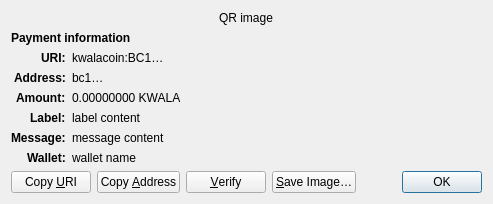
<?xml version="1.0" encoding="UTF-8"?>
<ui version="4.0">
 <class>ReceiveRequestDialog</class>
 <widget class="QDialog" name="ReceiveRequestDialog">
  <property name="geometry">
   <rect>
    <x>0</x>
    <y>0</y>
    <width>413</width>
    <height>229</height>
   </rect>
  </property>
  <property name="windowTitle">
   <string>Request payment to …</string>
  </property>
  <layout class="QGridLayout" name="gridLayout" columnstretch="0,1">
   <property name="sizeConstraint">
    <enum>QLayout::SetFixedSize</enum>
   </property>
   <item row="0" column="0" colspan="2" alignment="Qt::AlignHCenter">
    <widget class="QRImageWidget" name="qr_code">
     <property name="text">
      <string notr="true">QR image</string>
     </property>
     <property name="textInteractionFlags">
      <set>Qt::NoTextInteraction</set>
     </property>
    </widget>
   </item>
   <item row="1" column="0" colspan="2">
    <widget class="QLabel" name="payment_header">
     <property name="font">
      <font>
       <weight>75</weight>
       <bold>true</bold>
      </font>
     </property>
     <property name="text">
      <string>Payment information</string>
     </property>
     <property name="textInteractionFlags">
      <set>Qt::NoTextInteraction</set>
     </property>
    </widget>
   </item>
   <item row="2" column="0" alignment="Qt::AlignRight|Qt::AlignTop">
    <widget class="QLabel" name="uri_tag">
     <property name="font">
      <font>
       <weight>75</weight>
       <bold>true</bold>
      </font>
     </property>
     <property name="text">
      <string notr="true">URI:</string>
     </property>
     <property name="textFormat">
      <enum>Qt::PlainText</enum>
     </property>
     <property name="textInteractionFlags">
      <set>Qt::NoTextInteraction</set>
     </property>
    </widget>
   </item>
   <item row="2" column="1" alignment="Qt::AlignTop">
    <widget class="QLabel" name="uri_content">
     <property name="text">
      <string notr="true">kwalacoin:BC1…</string>
     </property>
     <property name="textFormat">
      <enum>Qt::RichText</enum>
     </property>
     <property name="wordWrap">
      <bool>true</bool>
     </property>
     <property name="textInteractionFlags">
      <set>Qt::TextSelectableByMouse</set>
     </property>
    </widget>
   </item>
   <item row="3" column="0" alignment="Qt::AlignRight|Qt::AlignTop">
    <widget class="QLabel" name="address_tag">
     <property name="font">
      <font>
       <weight>75</weight>
       <bold>true</bold>
      </font>
     </property>
     <property name="text">
      <string>Address:</string>
     </property>
     <property name="textInteractionFlags">
      <set>Qt::NoTextInteraction</set>
     </property>
    </widget>
   </item>
   <item row="3" column="1" alignment="Qt::AlignTop">
    <widget class="QLabel" name="address_content">
     <property name="text">
      <string notr="true">bc1…</string>
     </property>
     <property name="textFormat">
      <enum>Qt::PlainText</enum>
     </property>
     <property name="textInteractionFlags">
      <set>Qt::TextSelectableByMouse</set>
     </property>
    </widget>
   </item>
   <item row="4" column="0" alignment="Qt::AlignRight|Qt::AlignTop">
    <widget class="QLabel" name="amount_tag">
     <property name="font">
      <font>
       <weight>75</weight>
       <bold>true</bold>
      </font>
     </property>
     <property name="text">
      <string>Amount:</string>
     </property>
     <property name="textInteractionFlags">
      <set>Qt::NoTextInteraction</set>
     </property>
    </widget>
   </item>
   <item row="4" column="1" alignment="Qt::AlignTop">
    <widget class="QLabel" name="amount_content">
     <property name="text">
      <string notr="true">0.00000000 KWALA</string>
     </property>
     <property name="textFormat">
      <enum>Qt::PlainText</enum>
     </property>
     <property name="textInteractionFlags">
      <set>Qt::TextSelectableByMouse</set>
     </property>
    </widget>
   </item>
   <item row="5" column="0" alignment="Qt::AlignRight|Qt::AlignTop">
    <widget class="QLabel" name="label_tag">
     <property name="font">
      <font>
       <weight>75</weight>
       <bold>true</bold>
      </font>
     </property>
     <property name="text">
      <string>Label:</string>
     </property>
     <property name="textInteractionFlags">
      <set>Qt::NoTextInteraction</set>
     </property>
    </widget>
   </item>
   <item row="5" column="1" alignment="Qt::AlignTop">
    <widget class="QLabel" name="label_content">
     <property name="text">
      <string notr="true">label content</string>
     </property>
     <property name="textFormat">
      <enum>Qt::PlainText</enum>
     </property>
     <property name="wordWrap">
      <bool>true</bool>
     </property>
     <property name="textInteractionFlags">
      <set>Qt::TextSelectableByMouse</set>
     </property>
    </widget>
   </item>
   <item row="6" column="0" alignment="Qt::AlignRight|Qt::AlignTop">
    <widget class="QLabel" name="message_tag">
     <property name="font">
      <font>
       <weight>75</weight>
       <bold>true</bold>
      </font>
     </property>
     <property name="text">
      <string>Message:</string>
     </property>
     <property name="textInteractionFlags">
      <set>Qt::NoTextInteraction</set>
     </property>
    </widget>
   </item>
   <item row="6" column="1" alignment="Qt::AlignTop">
    <widget class="QLabel" name="message_content">
     <property name="text">
      <string notr="true">message content</string>
     </property>
     <property name="textFormat">
      <enum>Qt::PlainText</enum>
     </property>
     <property name="wordWrap">
      <bool>true</bool>
     </property>
     <property name="textInteractionFlags">
      <set>Qt::TextSelectableByMouse</set>
     </property>
    </widget>
   </item>
   <item row="7" column="0" alignment="Qt::AlignRight|Qt::AlignTop">
    <widget class="QLabel" name="wallet_tag">
     <property name="font">
      <font>
       <weight>75</weight>
       <bold>true</bold>
      </font>
     </property>
     <property name="text">
      <string>Wallet:</string>
     </property>
     <property name="textInteractionFlags">
      <set>Qt::NoTextInteraction</set>
     </property>
    </widget>
   </item>
   <item row="7" column="1" alignment="Qt::AlignTop">
    <widget class="QLabel" name="wallet_content">
     <property name="text">
      <string notr="true">wallet name</string>
     </property>
     <property name="textFormat">
      <enum>Qt::PlainText</enum>
     </property>
     <property name="wordWrap">
      <bool>true</bool>
     </property>
     <property name="textInteractionFlags">
      <set>Qt::TextSelectableByMouse</set>
     </property>
    </widget>
   </item>
   <item row="8" column="0" colspan="2">
    <layout class="QHBoxLayout" name="horizontalLayout">
     <item>
      <widget class="QPushButton" name="btnCopyURI">
       <property name="text">
        <string>Copy &amp;URI</string>
       </property>
       <property name="autoDefault">
        <bool>false</bool>
       </property>
      </widget>
     </item>
     <item>
      <widget class="QPushButton" name="btnCopyAddress">
       <property name="text">
        <string>Copy &amp;Address</string>
       </property>
       <property name="autoDefault">
        <bool>false</bool>
       </property>
      </widget>
     </item>
     <item>
      <widget class="QPushButton" name="btnVerify">
       <property name="text">
        <string>&amp;Verify</string>
       </property>
       <property name="toolTip">
        <string>Verify this address on e.g. a hardware wallet screen</string>
       </property>
       <property name="autoDefault">
        <bool>false</bool>
       </property>
      </widget>
     </item>
     <item>
      <widget class="QPushButton" name="btnSaveAs">
       <property name="text">
        <string>&amp;Save Image…</string>
       </property>
       <property name="autoDefault">
        <bool>false</bool>
       </property>
      </widget>
     </item>
     <item>
      <spacer name="horizontalSpacer_2">
       <property name="orientation">
        <enum>Qt::Horizontal</enum>
       </property>
       <property name="sizeHint" stdset="0">
        <size>
         <width>40</width>
         <height>20</height>
        </size>
       </property>
      </spacer>
     </item>
     <item>
      <widget class="QDialogButtonBox" name="buttonBox">
       <property name="focusPolicy">
        <enum>Qt::StrongFocus</enum>
       </property>
       <property name="standardButtons">
        <set>QDialogButtonBox::Ok</set>
       </property>
      </widget>
     </item>
    </layout>
   </item>
  </layout>
 </widget>
 <customwidgets>
  <customwidget>
   <class>QRImageWidget</class>
   <extends>QLabel</extends>
   <header>qt/qrimagewidget.h</header>
  </customwidget>
 </customwidgets>
 <tabstops>
  <tabstop>buttonBox</tabstop>
  <tabstop>btnCopyURI</tabstop>
  <tabstop>btnCopyAddress</tabstop>
  <tabstop>btnSaveAs</tabstop>
 </tabstops>
 <resources/>
 <connections>
  <connection>
   <sender>buttonBox</sender>
   <signal>accepted()</signal>
   <receiver>ReceiveRequestDialog</receiver>
   <slot>accept()</slot>
   <hints>
    <hint type="sourcelabel">
     <x>135</x>
     <y>230</y>
    </hint>
    <hint type="destinationlabel">
     <x>135</x>
     <y>126</y>
    </hint>
   </hints>
  </connection>
 </connections>
</ui>
